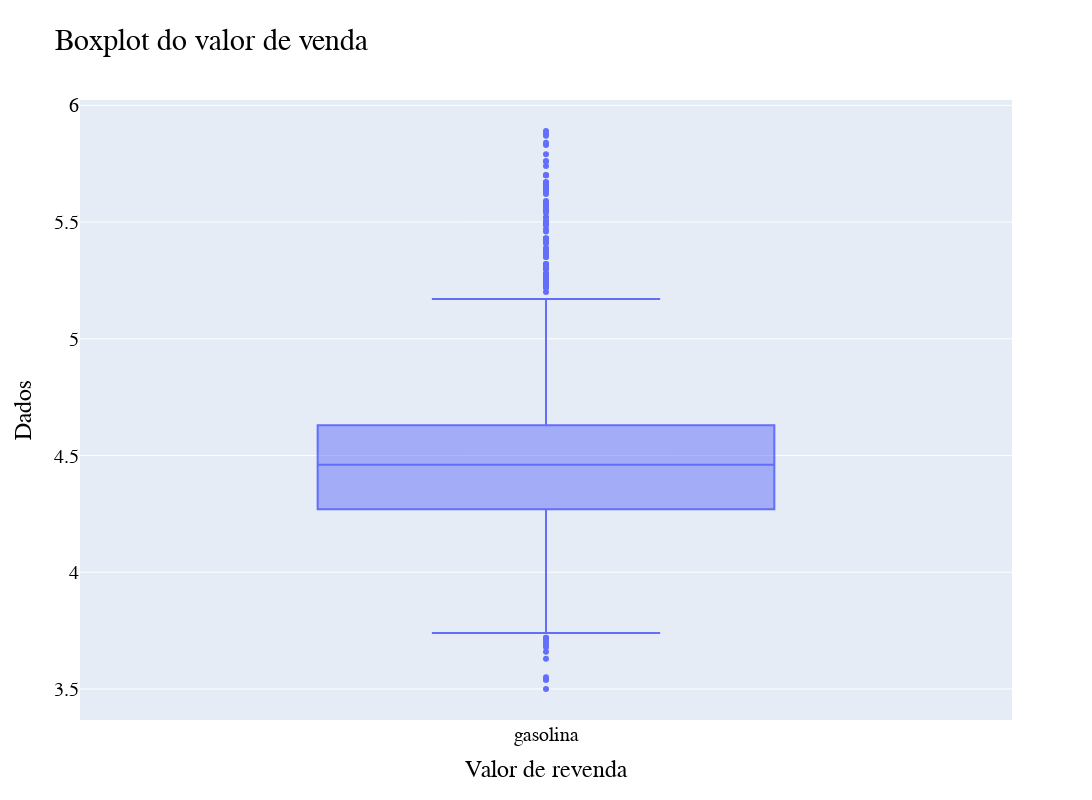

The notebook cell this image was saved under:
### Code cell
fig=go.Figure(
data=[go.Box(y=data_filtrado_gasolina['PREÇO MÉDIO REVENDA'],name="gasolina")])
fig.update_layout(height=800,width=1250, title_text="Boxplot do valor de venda",title_font_size=30,xaxis_title='Valor de revenda', 
yaxis_title='Dados',font = {'family': 'Arial','size': 20,'color': 'black'})

fig.show()

### Figure 1 — Plotly figure (JSON) as saved in the notebook; plotly's stock layout.template omitted (floating-point values rounded to 4 significant figures; data arrays with more than 128 entries replaced by an {"elided": "..."} marker saying what was removed)
{"data": [{"name": "gasolina", "type": "box", "y": {"elided": "1485 float values"}}], "layout": {"font": {"color": "black", "family": "Arial", "size": 20}, "height": 800, "title": {"font": {"size": 30}, "text": "Boxplot do valor de venda"}, "width": 1250, "xaxis": {"title": {"text": "Valor de revenda"}}, "yaxis": {"title": {"text": "Dados"}}}}
